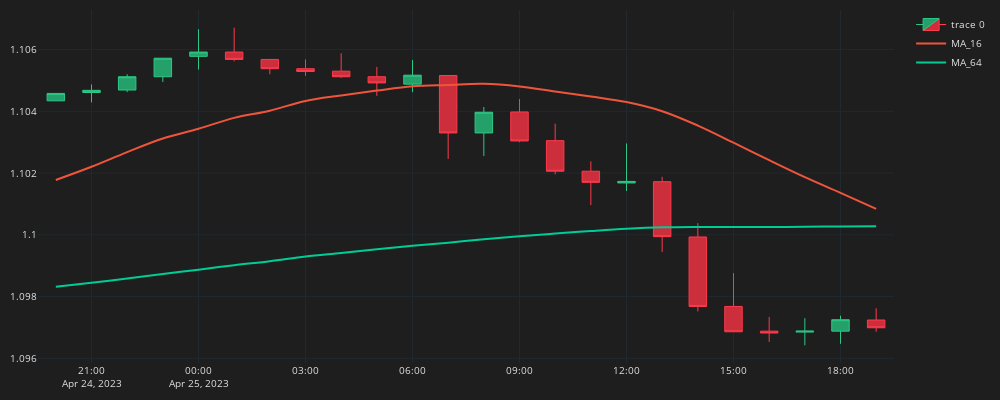

The notebook cell saved with this chart:
### Code cell
fig = go.Figure()
fig.add_trace(go.Candlestick(
    x=df_plot.time, open=df_plot.mid_o, high=df_plot.mid_h, low=df_plot.mid_l, close=df_plot.mid_c,
    line=dict(width=1), opacity=1,
    increasing_fillcolor='#24A06B',
    decreasing_fillcolor="#CC2E3C",
    increasing_line_color='#2EC886',  
    decreasing_line_color='#FF3A4C'
))
for ma in ma_list:  
    col = f"MA_{ma}"
    fig.add_trace(go.Scatter(x=df_plot.time, 
        y=df_plot[col],
        line=dict(width=2),
        line_shape='spline',
        name=col
        ))
fig.update_layout(width=1000,height=400,
    margin=dict(l=10,r=10,b=10,t=10),
    font=dict(size=10,color="#e1e1e1"),
    paper_bgcolor="#1e1e1e",
    plot_bgcolor="#1e1e1e")
fig.update_xaxes(
    gridcolor="#1f292f",
    showgrid=True,fixedrange=True,rangeslider=dict(visible=False)
)
fig.update_yaxes(
    gridcolor="#1f292f",
    showgrid=True
)
fig.show()
